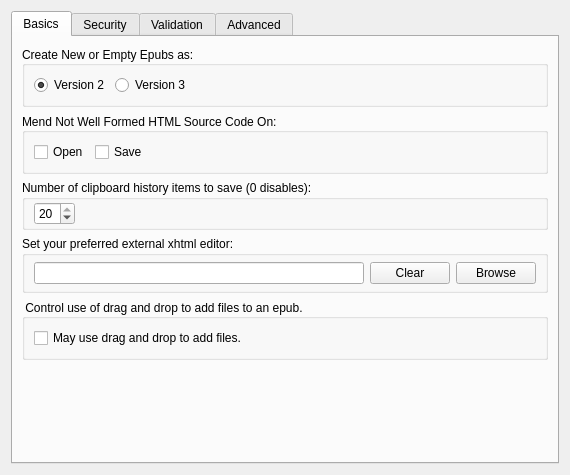
<?xml version="1.0" encoding="UTF-8"?>
<ui version="4.0">
 <class>GeneralSettingsWidget</class>
 <widget class="QWidget" name="GeneralSettingsWidget">
  <property name="geometry">
   <rect>
    <x>0</x>
    <y>0</y>
    <width>570</width>
    <height>475</height>
   </rect>
  </property>
  <property name="windowTitle">
   <string>General Settings</string>
  </property>
  <layout class="QVBoxLayout" name="verticalLayout_5">
   <item>
    <widget class="QTabWidget" name="GenPrefs">
     <property name="sizePolicy">
      <sizepolicy hsizetype="Preferred" vsizetype="Preferred">
       <horstretch>0</horstretch>
       <verstretch>0</verstretch>
      </sizepolicy>
     </property>
     <property name="currentIndex">
      <number>0</number>
     </property>
     <widget class="QWidget" name="tabGeneral">
      <attribute name="title">
       <string>Basics</string>
      </attribute>
      <layout class="QVBoxLayout" name="verticalLayout">
       <item>
        <widget class="QGroupBox" name="groupBox">
         <property name="sizePolicy">
          <sizepolicy hsizetype="Preferred" vsizetype="Preferred">
           <horstretch>0</horstretch>
           <verstretch>0</verstretch>
          </sizepolicy>
         </property>
         <property name="toolTip">
          <string>Choose which version of Epub to use
when creating new or empty Epubs in Sigil.</string>
         </property>
         <property name="title">
          <string>Create New or Empty Epubs as:</string>
         </property>
         <property name="alignment">
          <set>Qt::AlignLeading|Qt::AlignLeft|Qt::AlignVCenter</set>
         </property>
         <layout class="QHBoxLayout" name="versionLayout">
          <item>
           <widget class="QRadioButton" name="EpubVersion2">
            <property name="focusPolicy">
             <enum>Qt::TabFocus</enum>
            </property>
            <property name="toolTip">
             <string>Epub Version 2.</string>
            </property>
            <property name="text">
             <string>Version 2</string>
            </property>
            <property name="checked">
             <bool>true</bool>
            </property>
           </widget>
          </item>
          <item>
           <widget class="QRadioButton" name="EpubVersion3">
            <property name="focusPolicy">
             <enum>Qt::TabFocus</enum>
            </property>
            <property name="toolTip">
             <string>Epub Version 3.</string>
            </property>
            <property name="text">
             <string>Version 3</string>
            </property>
            <property name="checked">
             <bool>false</bool>
            </property>
           </widget>
          </item>
          <item>
           <spacer name="horizontalSpacer_4">
            <property name="orientation">
             <enum>Qt::Horizontal</enum>
            </property>
            <property name="sizeHint" stdset="0">
             <size>
              <width>40</width>
              <height>20</height>
             </size>
            </property>
           </spacer>
          </item>
         </layout>
        </widget>
       </item>
       <item>
        <widget class="QGroupBox" name="groupBox_2">
         <property name="sizePolicy">
          <sizepolicy hsizetype="Preferred" vsizetype="Preferred">
           <horstretch>0</horstretch>
           <verstretch>0</verstretch>
          </sizepolicy>
         </property>
         <property name="toolTip">
          <string>Choose when your not well formed HTML code is automatically mended.</string>
         </property>
         <property name="title">
          <string>Mend Not Well Formed HTML Source Code On:</string>
         </property>
         <property name="alignment">
          <set>Qt::AlignLeading|Qt::AlignLeft|Qt::AlignVCenter</set>
         </property>
         <layout class="QHBoxLayout" name="mendLayout">
          <item>
           <widget class="QCheckBox" name="MendOnOpen">
            <property name="focusPolicy">
             <enum>Qt::TabFocus</enum>
            </property>
            <property name="toolTip">
             <string>Mend Not Well Formed HTML when opening an Epub or HTML file.</string>
            </property>
            <property name="text">
             <string>Open</string>
            </property>
           </widget>
          </item>
          <item alignment="Qt::AlignLeft">
           <widget class="QCheckBox" name="MendOnSave">
            <property name="focusPolicy">
             <enum>Qt::TabFocus</enum>
            </property>
            <property name="toolTip">
             <string>Mend Not Well Formed HTML when saving an Epub.</string>
            </property>
            <property name="text">
             <string>Save</string>
            </property>
           </widget>
          </item>
          <item>
           <spacer name="horizontalSpacer_3">
            <property name="orientation">
             <enum>Qt::Horizontal</enum>
            </property>
            <property name="sizeHint" stdset="0">
             <size>
              <width>40</width>
              <height>20</height>
             </size>
            </property>
           </spacer>
          </item>
         </layout>
        </widget>
       </item>
       <item>
        <widget class="QGroupBox" name="groupBoxClipLimit">
         <property name="title">
          <string>Number of clipboard history items to save (0 disables):</string>
         </property>
         <layout class="QHBoxLayout" name="horizontalLayout_2">
          <property name="topMargin">
           <number>2</number>
          </property>
          <property name="rightMargin">
           <number>12</number>
          </property>
          <property name="bottomMargin">
           <number>2</number>
          </property>
          <item alignment="Qt::AlignLeft">
           <widget class="QSpinBox" name="clipLimitSpin">
            <property name="toolTip">
             <string>Use to limit (or disable) clipboard history saving between sessions</string>
            </property>
            <property name="minimum">
             <number>0</number>
            </property>
            <property name="maximum">
             <number>20</number>
            </property>
            <property name="value">
             <number>20</number>
            </property>
           </widget>
          </item>
         </layout>
        </widget>
       </item>
       <item>
        <widget class="QGroupBox" name="groupBox_7">
         <property name="title">
          <string>Set your preferred external xhtml editor:</string>
         </property>
         <layout class="QGridLayout" name="gridLayout_7">
          <property name="topMargin">
           <number>6</number>
          </property>
          <property name="bottomMargin">
           <number>6</number>
          </property>
          <item row="0" column="0">
           <layout class="QHBoxLayout" name="horizontalLayout_7">
            <item>
             <widget class="QLineEdit" name="lineEdit7"/>
            </item>
            <item>
             <widget class="QPushButton" name="clearButton7">
              <property name="focusPolicy">
               <enum>Qt::TabFocus</enum>
              </property>
              <property name="text">
               <string>Clear</string>
              </property>
             </widget>
            </item>
            <item>
             <widget class="QPushButton" name="browseButton7">
              <property name="focusPolicy">
               <enum>Qt::TabFocus</enum>
              </property>
              <property name="text">
               <string>Browse</string>
              </property>
             </widget>
            </item>
           </layout>
          </item>
         </layout>
        </widget>
       </item>
       <item>
        <widget class="QGroupBox" name="groupBox_77">
         <property name="toolTip">
          <string>Determine if files can be dragged and dropped to add them to an epub.</string>
         </property>
         <property name="title">
          <string> Control use of drag and drop to add files to an epub.</string>
         </property>
         <property name="alignment">
          <set>Qt::AlignLeading|Qt::AlignLeft|Qt::AlignVCenter</set>
         </property>
         <layout class="QGridLayout" name="gridLayout77">
          <item row="0" column="0">
           <widget class="QCheckBox" name="useFileDrop">
            <property name="sizePolicy">
             <sizepolicy hsizetype="Preferred" vsizetype="Fixed">
              <horstretch>0</horstretch>
              <verstretch>0</verstretch>
             </sizepolicy>
            </property>
            <property name="focusPolicy">
             <enum>Qt::TabFocus</enum>
            </property>
            <property name="toolTip">
             <string>Check to use drag and drop to add files to your epub.</string>
            </property>
            <property name="text">
             <string>May use drag and drop to add files.</string>
            </property>
           </widget>
          </item>
         </layout>
        </widget>
       </item>
       <item>
        <spacer name="verticalSpacer">
         <property name="orientation">
          <enum>Qt::Vertical</enum>
         </property>
         <property name="sizeHint" stdset="0">
          <size>
           <width>20</width>
           <height>40</height>
          </size>
         </property>
        </spacer>
       </item>
      </layout>
     </widget>
     <widget class="QWidget" name="tabSecurity">
      <attribute name="title">
       <string>Security</string>
      </attribute>
      <layout class="QVBoxLayout" name="verticalLayout_2">
       <item>
        <widget class="QGroupBox" name="groupBox_3">
         <property name="toolTip">
          <string>Determine if Epubs are allowed to access non-multimedia remote resources.</string>
         </property>
         <property name="title">
          <string> Control Access by Epubs to non-multimedia remote resources:</string>
         </property>
         <property name="alignment">
          <set>Qt::AlignLeading|Qt::AlignLeft|Qt::AlignVCenter</set>
         </property>
         <layout class="QGridLayout" name="gridLayout">
          <item row="0" column="0">
           <widget class="QCheckBox" name="AllowRemote">
            <property name="sizePolicy">
             <sizepolicy hsizetype="Preferred" vsizetype="Fixed">
              <horstretch>0</horstretch>
              <verstretch>0</verstretch>
             </sizepolicy>
            </property>
            <property name="focusPolicy">
             <enum>Qt::TabFocus</enum>
            </property>
            <property name="toolTip">
             <string>Check to allow Epubs to access non-multimedia remote resources.</string>
            </property>
            <property name="text">
             <string>Epubs may access all remote resources types.</string>
            </property>
            <property name="checked">
             <bool>false</bool>
            </property>
           </widget>
          </item>
         </layout>
        </widget>
       </item>
       <item>
        <widget class="QGroupBox" name="groupBox_3a">
         <property name="toolTip">
          <string>Determine if javascript is allowed to be used by Epubs</string>
         </property>
         <property name="title">
          <string> Control Use of Javascript by Epubs.</string>
         </property>
         <property name="alignment">
          <set>Qt::AlignLeading|Qt::AlignLeft|Qt::AlignVCenter</set>
         </property>
         <layout class="QHBoxLayout" name="horizontalLayout_4">
          <item>
           <widget class="QCheckBox" name="AllowJavascript">
            <property name="sizePolicy">
             <sizepolicy hsizetype="Preferred" vsizetype="Fixed">
              <horstretch>0</horstretch>
              <verstretch>0</verstretch>
             </sizepolicy>
            </property>
            <property name="focusPolicy">
             <enum>Qt::TabFocus</enum>
            </property>
            <property name="toolTip">
             <string>Check to allow Epubs to use javascript.</string>
            </property>
            <property name="text">
             <string>Epubs may use javascript.</string>
            </property>
            <property name="checked">
             <bool>false</bool>
            </property>
           </widget>
          </item>
         </layout>
        </widget>
       </item>
       <item>
        <spacer name="verticalSpacer_2">
         <property name="orientation">
          <enum>Qt::Vertical</enum>
         </property>
         <property name="sizeHint" stdset="0">
          <size>
           <width>20</width>
           <height>40</height>
          </size>
         </property>
        </spacer>
       </item>
      </layout>
     </widget>
     <widget class="QWidget" name="tabValidation">
      <attribute name="title">
       <string>Validation</string>
      </attribute>
      <layout class="QVBoxLayout" name="verticalLayout_3">
       <item>
        <widget class="QGroupBox" name="groupBox_4">
         <property name="sizePolicy">
          <sizepolicy hsizetype="Preferred" vsizetype="Preferred">
           <horstretch>0</horstretch>
           <verstretch>0</verstretch>
          </sizepolicy>
         </property>
         <property name="toolTip">
          <string>What CSS level to specify for W3C stylesheet validation tool (EPUB2)</string>
         </property>
         <property name="title">
          <string>EPUB2 W3C Stylesheet Validation Level:</string>
         </property>
         <property name="alignment">
          <set>Qt::AlignLeading|Qt::AlignLeft|Qt::AlignVCenter</set>
         </property>
         <layout class="QHBoxLayout" name="horizontalLayoutcss2">
          <item>
           <widget class="QRadioButton" name="Epub2css20">
            <property name="focusPolicy">
             <enum>Qt::TabFocus</enum>
            </property>
            <property name="toolTip">
             <string>W3C stylesheet validator will use CSS level 2 for EPUB2</string>
            </property>
            <property name="text">
             <string>CSS Level 2</string>
            </property>
           </widget>
          </item>
          <item>
           <widget class="QRadioButton" name="Epub2css21">
            <property name="focusPolicy">
             <enum>Qt::TabFocus</enum>
            </property>
            <property name="toolTip">
             <string>W3C stylesheet validator will use CSS level 2.1 for EPUB2</string>
            </property>
            <property name="text">
             <string>CSS Level 2.1</string>
            </property>
            <property name="checked">
             <bool>true</bool>
            </property>
           </widget>
          </item>
          <item>
           <widget class="QRadioButton" name="Epub2css30">
            <property name="focusPolicy">
             <enum>Qt::TabFocus</enum>
            </property>
            <property name="toolTip">
             <string>W3C stylesheet validator will use CSS level 3 for EPUB2</string>
            </property>
            <property name="text">
             <string>CSS Level 3</string>
            </property>
            <property name="checked">
             <bool>false</bool>
            </property>
           </widget>
          </item>
          <item>
           <spacer name="horizontalSpacer_2">
            <property name="orientation">
             <enum>Qt::Horizontal</enum>
            </property>
            <property name="sizeHint" stdset="0">
             <size>
              <width>40</width>
              <height>20</height>
             </size>
            </property>
           </spacer>
          </item>
         </layout>
        </widget>
       </item>
       <item>
        <widget class="QGroupBox" name="groupBox_5">
         <property name="sizePolicy">
          <sizepolicy hsizetype="Preferred" vsizetype="Preferred">
           <horstretch>0</horstretch>
           <verstretch>0</verstretch>
          </sizepolicy>
         </property>
         <property name="toolTip">
          <string>What CSS Level to specify for W3C stylesheet validation tool (EPUB3)</string>
         </property>
         <property name="title">
          <string>EPUB3 W3C Stylesheet Validation Level:</string>
         </property>
         <property name="alignment">
          <set>Qt::AlignLeading|Qt::AlignLeft|Qt::AlignVCenter</set>
         </property>
         <layout class="QHBoxLayout" name="horizontalLayoutcss3">
          <item>
           <widget class="QRadioButton" name="Epub3css20">
            <property name="focusPolicy">
             <enum>Qt::TabFocus</enum>
            </property>
            <property name="toolTip">
             <string>W3C stylesheet validator will use CSS level 2 for EPUB3</string>
            </property>
            <property name="text">
             <string>CSS Level 2</string>
            </property>
           </widget>
          </item>
          <item>
           <widget class="QRadioButton" name="Epub3css21">
            <property name="focusPolicy">
             <enum>Qt::TabFocus</enum>
            </property>
            <property name="toolTip">
             <string>W3C stylesheet validator will use CSS level 2.1 for EPUB3</string>
            </property>
            <property name="text">
             <string>CSS Level 2.1</string>
            </property>
            <property name="checked">
             <bool>false</bool>
            </property>
           </widget>
          </item>
          <item>
           <widget class="QRadioButton" name="Epub3css30">
            <property name="focusPolicy">
             <enum>Qt::TabFocus</enum>
            </property>
            <property name="toolTip">
             <string>W3C stylesheet validator will use CSS level 3 for EPUB3</string>
            </property>
            <property name="text">
             <string>CSS Level 3</string>
            </property>
            <property name="checked">
             <bool>true</bool>
            </property>
           </widget>
          </item>
          <item>
           <spacer name="horizontalSpacer">
            <property name="orientation">
             <enum>Qt::Horizontal</enum>
            </property>
            <property name="sizeHint" stdset="0">
             <size>
              <width>40</width>
              <height>20</height>
             </size>
            </property>
           </spacer>
          </item>
         </layout>
        </widget>
       </item>
       <item>
        <spacer name="verticalSpacer_3">
         <property name="orientation">
          <enum>Qt::Vertical</enum>
         </property>
         <property name="sizeHint" stdset="0">
          <size>
           <width>20</width>
           <height>40</height>
          </size>
         </property>
        </spacer>
       </item>
      </layout>
     </widget>
     <widget class="QWidget" name="tabAdvanced">
      <attribute name="title">
       <string>Advanced</string>
      </attribute>
      <layout class="QVBoxLayout" name="verticalLayout_4">
       <item>
        <widget class="QLabel" name="label">
         <property name="text">
          <string>Unless you know exactly what you're doing, there's very little reason to ever change this setting. Use extreme caution!</string>
         </property>
         <property name="wordWrap">
          <bool>true</bool>
         </property>
        </widget>
       </item>
       <item>
        <widget class="QGroupBox" name="groupBox_6">
         <property name="title">
          <string>Set folder where temporary files should be created:</string>
         </property>
         <layout class="QGridLayout" name="gridLayout_2">
          <property name="topMargin">
           <number>6</number>
          </property>
          <property name="bottomMargin">
           <number>6</number>
          </property>
          <item row="0" column="0">
           <layout class="QHBoxLayout" name="horizontalLayout">
            <item>
             <widget class="QLineEdit" name="lineEdit"/>
            </item>
            <item>
             <widget class="QPushButton" name="autoButton">
              <property name="focusPolicy">
               <enum>Qt::TabFocus</enum>
              </property>
              <property name="text">
               <string>Auto</string>
              </property>
             </widget>
            </item>
            <item>
             <widget class="QPushButton" name="browseButton">
              <property name="focusPolicy">
               <enum>Qt::TabFocus</enum>
              </property>
              <property name="text">
               <string>Browse</string>
              </property>
             </widget>
            </item>
           </layout>
          </item>
         </layout>
        </widget>
       </item>
       <item>
        <widget class="QGroupBox" name="groupBox_gpu">
         <property name="toolTip">
          <string>Disable GPU Acceleration in QtWebEngine/Preview</string>
         </property>
         <property name="title">
          <string> Disable GPU Acceleration in QtWebEngine/Preview.</string>
         </property>
         <property name="alignment">
          <set>Qt::AlignLeading|Qt::AlignLeft|Qt::AlignVCenter</set>
         </property>
         <layout class="QHBoxLayout" name="horizontalLayout_gpu">
          <item>
           <widget class="QCheckBox" name="DisableGPU">
            <property name="sizePolicy">
             <sizepolicy hsizetype="Preferred" vsizetype="Fixed">
              <horstretch>0</horstretch>
              <verstretch>0</verstretch>
             </sizepolicy>
            </property>
            <property name="focusPolicy">
             <enum>Qt::TabFocus</enum>
            </property>
            <property name="toolTip">
             <string>Disable GPU Acceleration in QtWebEngine.</string>
            </property>
            <property name="text">
             <string>Disable GPU Acceleration in QtWebEngine.</string>
            </property>
            <property name="checked">
             <bool>false</bool>
            </property>
           </widget>
          </item>
         </layout>
        </widget>
       </item>
       <item>
        <widget class="QGroupBox" name="groupBox_PreviewPrint">
         <property name="title">
          <string>Preview Print Settings</string>
         </property>
         <layout class="QVBoxLayout" name="verticalLayout_6">
          <item>
           <widget class="QCheckBox" name="chkSkipPrintPreview">
            <property name="focusPolicy">
             <enum>Qt::TabFocus</enum>
            </property>
            <property name="toolTip">
             <string>Skip Print Preview</string>
            </property>
            <property name="text">
             <string>Skip Print Preview</string>
            </property>
           </widget>
          </item>
          <item>
           <layout class="QHBoxLayout" name="horizontalLayout_3">
            <item>
             <widget class="QLabel" name="lblPrintDPI">
              <property name="text">
               <string>Print DPI:</string>
              </property>
             </widget>
            </item>
            <item>
             <widget class="QComboBox" name="cboPrintDPI">
              <property name="focusPolicy">
               <enum>Qt::StrongFocus</enum>
              </property>
             </widget>
            </item>
            <item>
             <spacer name="horizontalSpacer_5">
              <property name="orientation">
               <enum>Qt::Horizontal</enum>
              </property>
              <property name="sizeHint" stdset="0">
               <size>
                <width>40</width>
                <height>20</height>
               </size>
              </property>
             </spacer>
            </item>
           </layout>
          </item>
         </layout>
        </widget>
       </item>
       <item>
        <spacer name="verticalSpacer_4">
         <property name="orientation">
          <enum>Qt::Vertical</enum>
         </property>
         <property name="sizeHint" stdset="0">
          <size>
           <width>20</width>
           <height>40</height>
          </size>
         </property>
        </spacer>
       </item>
      </layout>
     </widget>
    </widget>
   </item>
  </layout>
 </widget>
 <resources/>
 <connections/>
</ui>
